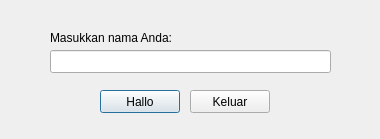
<?xml version="1.0" encoding="UTF-8"?>
<ui version="4.0">
 <class>Dialog</class>
 <widget class="QDialog" name="Dialog">
  <property name="geometry">
   <rect>
    <x>0</x>
    <y>0</y>
    <width>380</width>
    <height>139</height>
   </rect>
  </property>
  <property name="windowTitle">
   <string>Demo Qt Designer</string>
  </property>
  <widget class="QLabel" name="label">
   <property name="geometry">
    <rect>
     <x>50</x>
     <y>30</y>
     <width>281</width>
     <height>16</height>
    </rect>
   </property>
   <property name="text">
    <string>Masukkan nama Anda:</string>
   </property>
  </widget>
  <widget class="QLineEdit" name="nameEdit">
   <property name="geometry">
    <rect>
     <x>50</x>
     <y>50</y>
     <width>281</width>
     <height>23</height>
    </rect>
   </property>
  </widget>
  <widget class="QPushButton" name="helloButton">
   <property name="geometry">
    <rect>
     <x>100</x>
     <y>90</y>
     <width>80</width>
     <height>23</height>
    </rect>
   </property>
   <property name="text">
    <string>Hallo</string>
   </property>
  </widget>
  <widget class="QPushButton" name="exitButton">
   <property name="geometry">
    <rect>
     <x>190</x>
     <y>90</y>
     <width>80</width>
     <height>23</height>
    </rect>
   </property>
   <property name="text">
    <string>Keluar</string>
   </property>
  </widget>
 </widget>
 <resources/>
 <connections>
  <connection>
   <sender>exitButton</sender>
   <signal>clicked()</signal>
   <receiver>Dialog</receiver>
   <slot>reject()</slot>
   <hints>
    <hint type="sourcelabel">
     <x>262</x>
     <y>100</y>
    </hint>
    <hint type="destinationlabel">
     <x>305</x>
     <y>100</y>
    </hint>
   </hints>
  </connection>
 </connections>
</ui>
